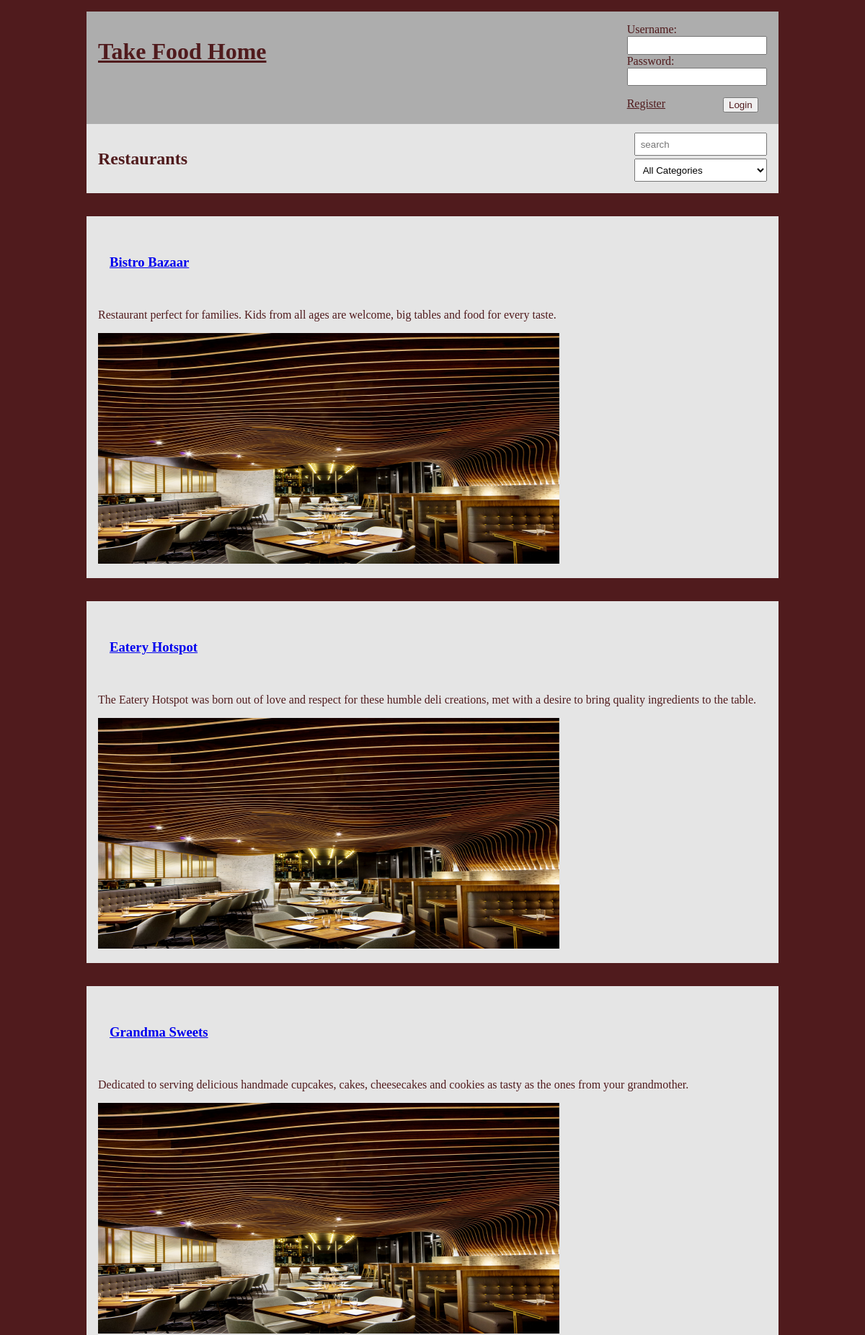
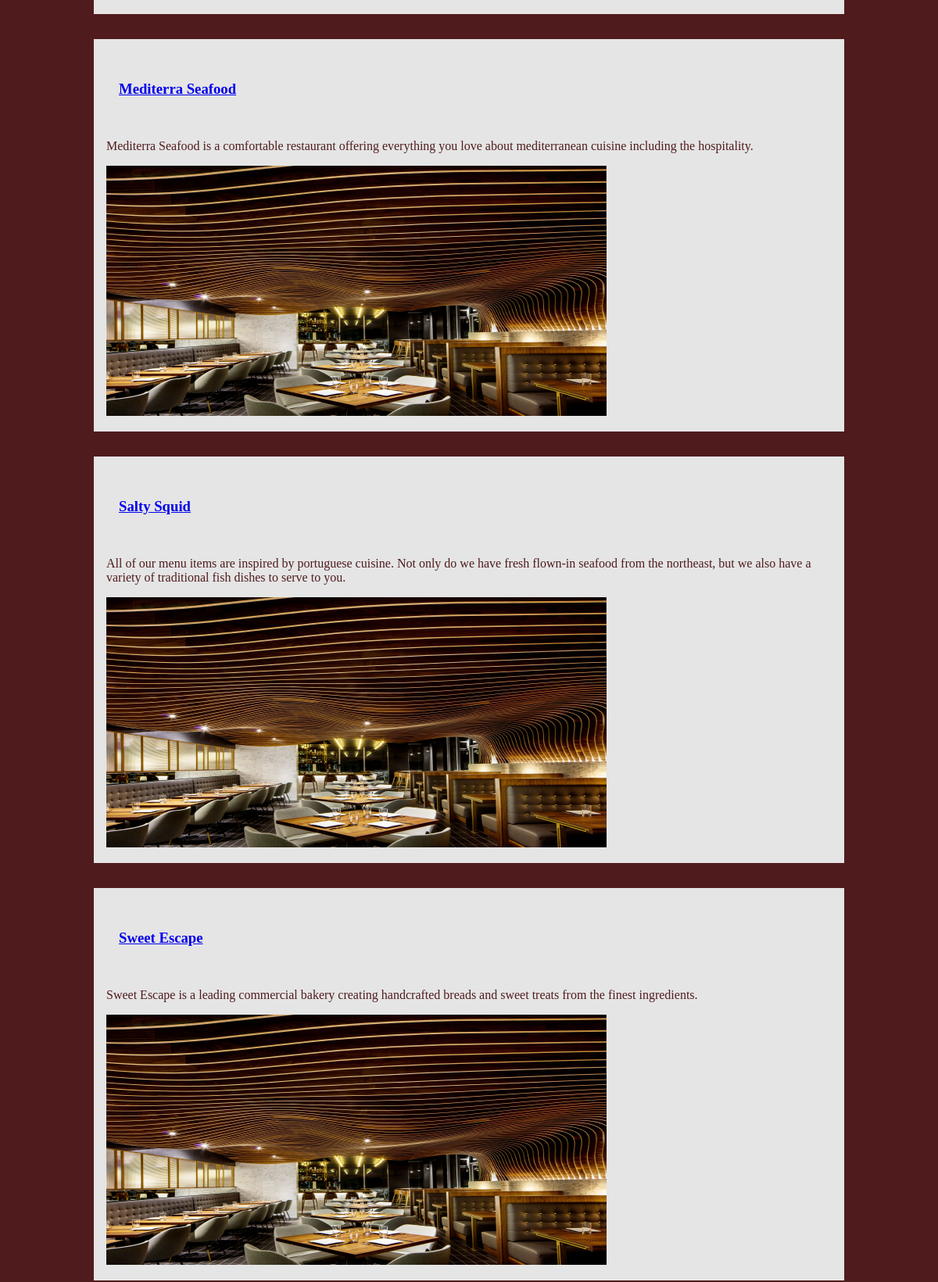
The page / (upper part) on the database its author committed (2 pictures, top to bottom).
### tables this page shows
CREATE TABLE Restaurant(
    restaurantID    INTEGER PRIMARY KEY,
    name            VARCHAR(32) UNIQUE NOT NULL,
    description     VARCHAR(500) DEFAULT 'The owner has not provided a description for this restaurant yet.',
    address         VARCHAR(64) UNIQUE NOT NULL,
    email           VARCHAR(32),
    phoneNumber     CHAR(9) NOT NULL,
    category        VARCHAR(16),
    ownerID         INTEGER REFERENCES USER(userID),
    picture        TEXT NOT NULL
);

### index.php (called while the page is built, shortened)
<?php
    require_once('php/output-functions/draw-restaurants.php');
    require_once('php/output-functions/draw-header.php');
    outputRestaurants();
?>

### database/data-fetching/restaurants.php (called while the page is built, shortened)
<?php
    function getAllRestaurants($db) {
        $stmt = $db->prepare(
            'SELECT * FROM Restaurant
            ORDER BY name'
        );
        $stmt->execute();
        $restaurants = $stmt->fetchAll();
        return $restaurants;
    }
?>

### php/output-functions/draw-restaurants.php (the view, shortened to what this page needs)
<?php
    function outputRestaurants() {
        require_once('database/db-connection.php');
        require_once('database/data-fetching/restaurants.php');
        $db = getDatabaseConnection('database/restaurants.db');
        $restaurants = getAllRestaurants($db);
        $categories = getAllCategories($db); ?>
        <main>
            <header>
                <h2>Restaurants</h2>
                <div id="search-form">
                    <input id="search-restaurant" type="text" placeholder="search">
                    <select id="search-category" name="search-category">
                        <option value="all" selected>All Categories</option>
                    </select>
                </div>
            </header>
            <section id="restaurants">
            <?php
            foreach ($restaurants as $restaurant) { ?>
                <article class="restaurant">
                    <header class="restaurant-name">
                        <h3>
                            <a href=<?='restaurant-page.php?id=' . $restaurant['restaurantID']?>>
                                <?=$restaurant['name']?>
                            </a>
                        </h3>
                    </header>
                    <p class="restaurant-description"><?=$restaurant['description']?></p>
                    <img src="../../img/<?=$restaurant['picture'] ?>" alt="Restaurant's image">
                </article>
            <?php
            } ?>
            </section>
        </main>
    <?php
    }
?>

### css/style.css (style rules this page uses)
body { --main-color: #501B1D; --background-color: #E5E5E5; --secondary-color: #ADADAD; width: 60em; margin: 1em auto; background-color: var(--main-color); }
p { word-break: normal; }
main { background-color: var(--main-color); color: var(--main-color); }
main header { background-color: var(--background-color); padding: 0em 1em; height: 6em; display: flex; justify-content: space-between; align-items: center; }
main header h2 { align-self: center; flex-grow: 1; }
main header div#search-form { height: fit-content; display: grid; grid-template-columns: 11.5em; grid-template-rows: 1.5em 2em; gap: 0.5em }
main header div#search-form #search-restaurant { align-self: center; padding: 0.5em; margin: 0em; width: auto; }
main header div#search-form #search-category { align-self: center; padding: 0.5em; margin: 0em; width: auto; }
main article { background-color: var(--background-color); padding: 1em; margin: 2em 0em; width: auto; overflow: auto; word-break: break-all; }
#restaurants img { width: 40em; height: 20em; }
main input { width: 98%; padding: 12px 20px; margin: 0.7em 0.5em; box-sizing: border-box; }

### rows shown on the page
restaurant: name "Bistro Bazaar", description "Restaurant perfect for families. Kids from all ages are welcome, big tables and food for every taste.", picture (picture)
restaurant: name "Eatery Hotspot", description "The Eatery Hotspot was born out of love and respect for these humble deli creations, met with a desire to bring quality ingredients to the table.", picture (picture)
restaurant: name "Grandma Sweets", description "Dedicated to serving delicious handmade cupcakes, cakes, cheesecakes and cookies as tasty as the ones from your grandmother.", picture (picture)
restaurant: name "Mediterra Seafood", description "Mediterra Seafood is a comfortable restaurant offering everything you love about mediterranean cuisine including the hospitality.", picture (picture)
restaurant: name "Salty Squid", description "All of our menu items are inspired by portuguese cuisine. Not only do we have fresh flown-in seafood from the northeast, but we also have a variety of traditional fish dishes to serve to you.", picture (picture)
restaurant: name "Sweet Escape", description "Sweet Escape is a leading commercial bakery creating handcrafted breads and sweet treats from the finest ingredients.", picture (picture)
